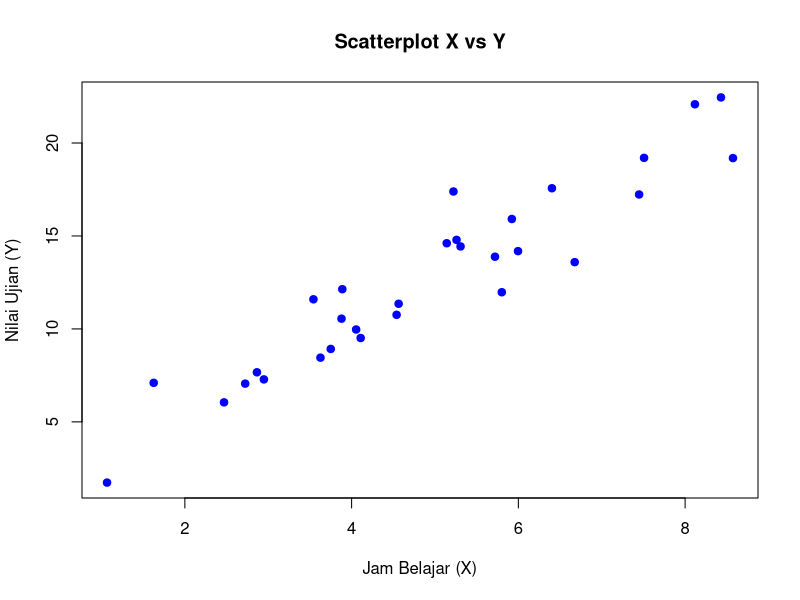
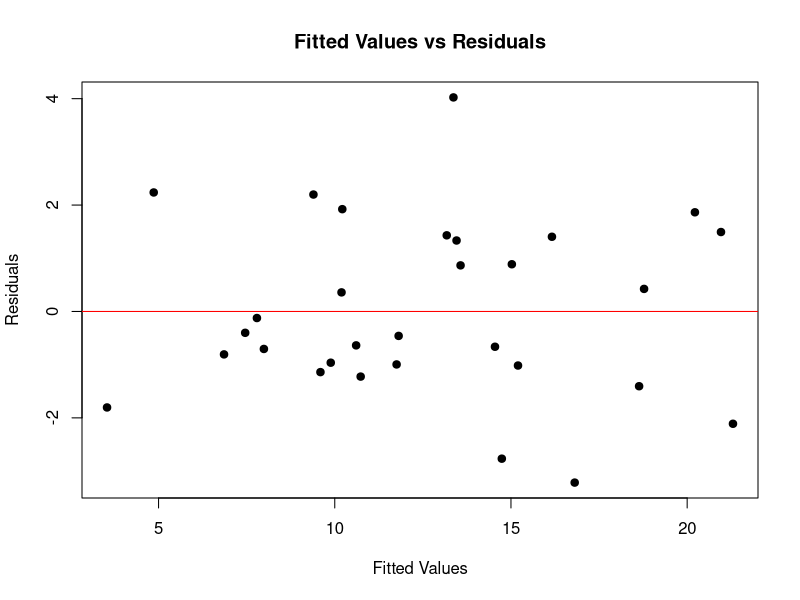
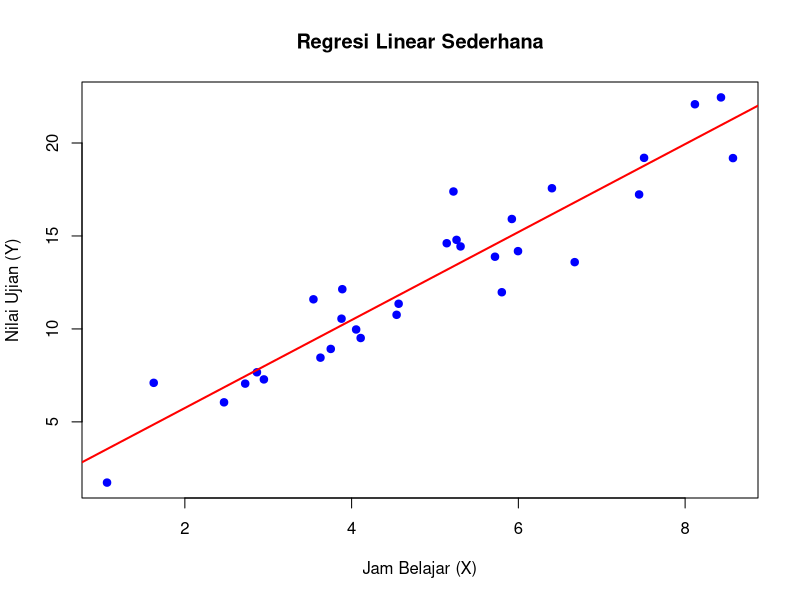

Write R code to recreate these figures, in order.
#nama:putu agus dhion devandra
#nim:2415091133
#kelas:SI 1 DPS

# 1. Pembuatan Data
# Menggunakan data simulasi untuk hubungan antara 'X' (misalnya jam belajar) dan 'Y' (nilai ujian)
set.seed(123) # Untuk pengulangan hasil yang sama
n <- 30
X <- rnorm(n, mean = 5, sd = 2)  # Variabel independen
Y <- 2.5 * X + rnorm(n, mean = 0, sd = 2)  # Variabel dependen dengan noise
data <- data.frame(X, Y)  # Membuat data frame
head(data)  # Melihat 6 data pertama

# 2. Visualisasi Awal
# Plot scatterplot untuk melihat hubungan
plot(data$X, data$Y, pch = 19, col = "blue", 
     main = "Scatterplot X vs Y", 
     xlab = "Jam Belajar (X)", 
     ylab = "Nilai Ujian (Y)")

# 3. Analisis Regresi Linear Sederhana
# Membuat model regresi
model <- lm(Y ~ X, data = data)
summary(model)  # Melihat hasil model

# 4. Uji Asumsi
# (a) Uji normalitas residual
residuals <- resid(model)
shapiro.test(residuals)  # Uji Shapiro-Wilk untuk normalitas

# (b) Homoskedastisitas (variansi residual konstan)
plot(fitted(model), residuals, pch = 19, 
     main = "Fitted Values vs Residuals", 
     xlab = "Fitted Values", 
     ylab = "Residuals")
abline(h = 0, col = "red")  # Garis horizontal pada 0
library(car)
ncvTest(model)  # Uji formal Non-constant Variance Test

# (c) Uji independensi residual
durbinWatsonTest(model)  # Uji Durbin-Watson untuk autokorelasi

# 5. Visualisasi Hasil Model
# Scatterplot dengan garis regresi
plot(data$X, data$Y, pch = 19, col = "blue", 
     main = "Regresi Linear Sederhana", 
     xlab = "Jam Belajar (X)", 
     ylab = "Nilai Ujian (Y)")
abline(model, col = "red", lwd = 2)  # Garis regresi

# 6. Interpretasi
cat("\nInterpretasi Model:\n")
cat("Koefisien konstanta (intersep):", coef(model)[1], "\n")
cat("Koefisien slope (X):", coef(model)[2], "\n")
cat("Artinya, setiap penambahan 1 jam belajar, nilai ujian bertambah sekitar", round(coef(model)[2], 2), "poin.\n")
cat("R-squared:", summary(model)$r.squared, 
    "- Sekitar", round(summary(model)$r.squared * 100, 2), "% variasi dalam nilai ujian dijelaskan oleh jam belajar.\n")

